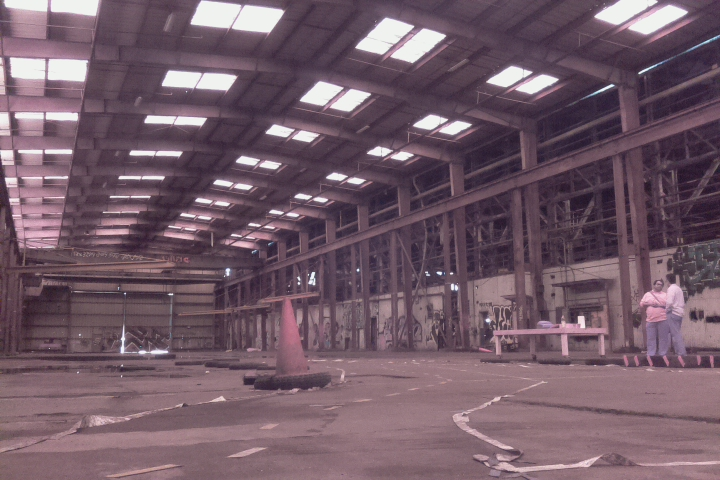
#> input picture imgs/R1_11.jpg, 720 x 480 px; its folder holds 8 pictures in this run
$ python __init__.py   (older library calls are emulated)
#> lines starting #> are read from the running program, lines starting #| are printed output that depends on the picture; after the words box and inside, x2 and y2 are one past the last pixel; in counts of white or black regions, pixels touching at a corner belong together
import os, cv2, matplotlib.pyplot as plt, numpy as np
from numpy import matlib as ml


# automatically set threshold using technique from
# http://www.pyimagesearch.com/2015/04/06/zero-parameter-automatic-canny-edge-detection-with-python-and-opencv/
# just saw URL, and have seen it before, so that's re-assuring that I like it
def auto_canny(img_to_canny, auto_canny_sigma):
    img_to_canny_median = np.median(img_to_canny)
    lower_canny_thresh = int(max(0, (1 - auto_canny_sigma) * img_to_canny_median ))
    upper_canny_thresh = int(max(255, (1 + auto_canny_sigma) * img_to_canny_median ))
    return cv2.Canny(img_to_canny,lower_canny_thresh,upper_canny_thresh)

plt.ion() # needed for my setup, not sure how you're running this.

dir_path = 'imgs'
img_paths = [ os.path.join(dir_path, iname) for iname in os.listdir(dir_path) ]

good_imgs = [
    'R3_12.jpg',
    'R4_12.jpg',
    'R5_12.jpg',
    'R1_11.jpg',
    'R2_11.jpg',
    'R3_11.jpg',
]
img_paths = [ os.path.join(dir_path, iname) for iname in good_imgs ]
##
num_imgs_columns = 3
num_imgs_rows = 3
plt.figure(1)

# load img
img = cv2.cvtColor(cv2.imread(img_paths[3]), cv2.COLOR_BGR2RGB)[420:,:]

plt.subplot(num_imgs_rows,num_imgs_columns,1)
plt.imshow(img)

# bw img
bw_img = cv2.cvtColor(img, cv2.COLOR_BGR2GRAY)
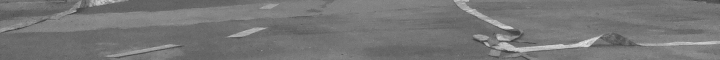
#> bw_img: shape (60, 720); min 57, max 228, mean 118.4

plt.subplot(num_imgs_rows,num_imgs_columns,2)
plt.imshow(bw_img, cmap='gray')

# histogram equalization

clahe = cv2.createCLAHE(clipLimit=2.0, tileGridSize=(8,8))
claheimg = clahe.apply(bw_img)
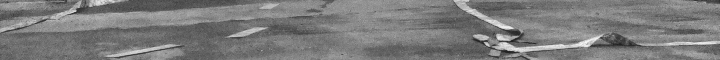
#> claheimg: shape (60, 720); min 31, max 246, mean 123.4

plt.subplot(num_imgs_rows,num_imgs_columns,3)
plt.imshow(claheimg, cmap='gray')

# canny edge detection

bw_edged = auto_canny(bw_img, 0.33)
#> in auto_canny, `img_to_canny_median = np.median(img_to_canny)`: img_to_canny_median = 116
#> in auto_canny, `lower_canny_thresh = int(max(0, (1 - auto_canny_sigma) * img_to_canny_..`: lower_canny_thresh = 77
#> in auto_canny, `upper_canny_thresh = int(max(255, (1 + auto_canny_sigma) * img_to_cann..`: upper_canny_thresh = 255
#> in auto_canny, `return cv2.Canny(img_to_canny,lower_canny_thresh,upper_canny_thresh)`:
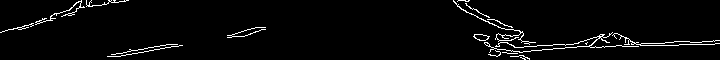
#> returned value: shape (60, 720); 3.3% white in thin lines or dots


plt.subplot(num_imgs_rows,num_imgs_columns,5)
plt.imshow(bw_edged, cmap='gray')

cont2, contours, hierarchy = cv2.findContours(bw_edged.copy(),cv2.RETR_TREE,cv2.CHAIN_APPROX_SIMPLE)
#> contours = 24 contours, 19 with area under 20; largest, box (x1, y1, x2, y2) and area: (473, 34, 490, 41) 68, (474, 34, 489, 41) 62, (484, 32, 639, 53) 44, (35, 0, 85, 25) 36, (453, 0, 536, 45) 30
countoured_img = cv2.drawContours(img.copy(), contours, -1, (0,255,0), 1)
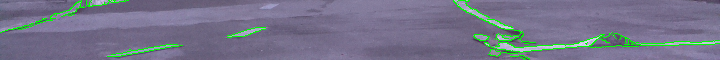
#> countoured_img: shape (60, 720, 3); mean B, G, R 137.2, 116.6, 116.2
plt.subplot(num_imgs_rows,num_imgs_columns,8)
plt.imshow(countoured_img[:,:])

# the histogram equalization definitely makes everythign super sharp, but possibly
# too sharp
clahe_edged = auto_canny(claheimg, 0.33)
#> in auto_canny (call 2), `return cv2.Canny(img_to_canny,lower_canny_thresh,upper_canny_thresh)`: returned value: shape (60, 720); 7.2% white in thin lines or dots

plt.subplot(num_imgs_rows,num_imgs_columns,6)
plt.imshow(clahe_edged, cmap='gray')

blurred_edges = cv2.GaussianBlur(clahe_edged, (21,21), 0)
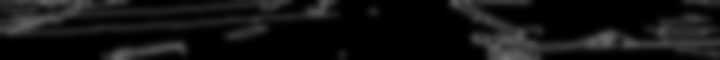
#> blurred_edges: shape (60, 720); min 0, max 112, mean 18.3
plt.subplot(num_imgs_rows,num_imgs_columns,9)
plt.imshow(blurred_edges, cmap='gray')

#cv2.bitwise_not(edges.copy())
find_corners = auto_canny(clahe.apply(blurred_edges), 0.33)
#> call 3 of auto_canny, with auto_canny_sigma = 0.33
#> in auto_canny (call 3), `img_to_canny_median = np.median(img_to_canny)`: img_to_canny_median = 15
#> in auto_canny (call 3), `img_to_canny_median = np.median(img_to_canny)`:
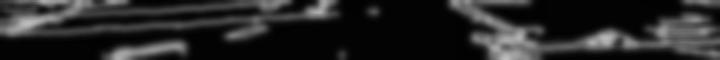
#> img_to_canny: shape (60, 720); min 2, max 191, mean 38.8
#> in auto_canny (call 3), `lower_canny_thresh = int(max(0, (1 - auto_canny_sigma) * img_to_canny_..`: lower_canny_thresh = 10
#> in auto_canny (call 3), `return cv2.Canny(img_to_canny,lower_canny_thresh,upper_canny_thresh)`:
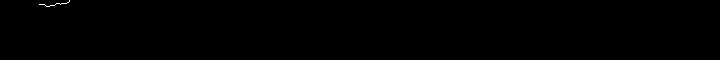
#> returned value: shape (60, 720); 0.07% white in thin lines or dots, all inside (x1, y1, x2, y2) = (39, 0, 70, 7)
# plt.subplot(num_imgs_rows,num_imgs_columns,8)
# plt.imshow(find_corners, cmap='gray')

plt.tight_layout()
#> figure, not shown here; B, G, R data is drawn as R, G, B
